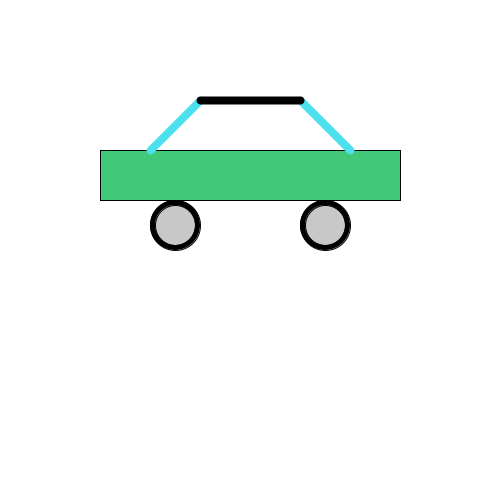
Frame 1 (no input)
Frame 60 (the mouse pressed at the canvas centre just before this capture): identical to frame 1, image omitted
Frame 120 (the mouse held since frame 60 and released just before this capture): identical to frame 1, image omitted

The Processing sketch that drew this single still picture (run headless with seeded random() and noise(); from frame 60 on, the mouse is pressed at the canvas centre):

// Processing sketch: CarSketch
// ── CarSketch.pde
void setup(){
  size(500, 500);
  background(255, 255, 255);
  //body
  fill(66, 201, 120);
  rect(100, 150, 6 * 50, 50);
  //front wheel
  fill(0, 0, 0);
  circle(175, 225, 50);
  fill(200, 200, 200);
  circle(175, 225, 40);
  //back wheel
  fill(0, 0, 0);
  circle(175 + 150, 225, 50);
  fill(200, 200, 200);
  circle(175 + 150, 225, 40);
  //windshield
    stroke(76, 224, 237);
    strokeWeight(8);
    //front
    line(150, 150, 200, 100);
    //back
    line(300, 100, 350, 150);
  //roof
  stroke(0);
  line(200, 100, 300, 100);
}

void draw(){
  
}
